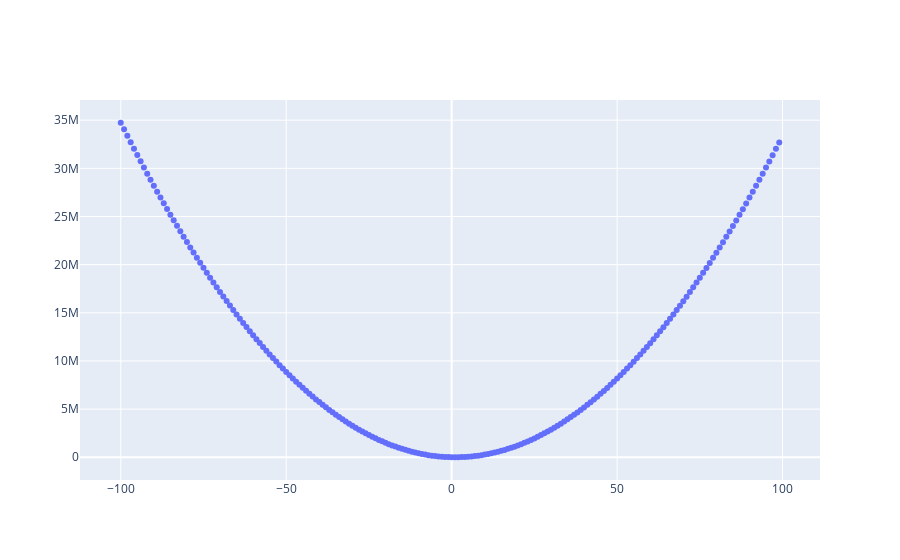

The notebook cell saved with this chart:
### Code cell
error = []
temp_m = []

for m in range(-100,100):
    error.append(get_error(m,0))
    temp_m.append(m)

error_fig = go.Figure()
error_fig.add_trace(go.Scatter(x=temp_m,y=error , mode="markers"))
error_fig.show()

### Figure 1 — Plotly figure (JSON) as saved in the notebook; plotly's stock layout.template omitted (floating-point values rounded to 4 significant figures; data arrays with more than 128 entries replaced by an {"elided": "..."} marker saying what was removed)
{"data": [{"mode": "markers", "type": "scatter", "x": {"elided": "200 int values"}, "y": {"elided": "200 float values"}}], "layout": {}}
